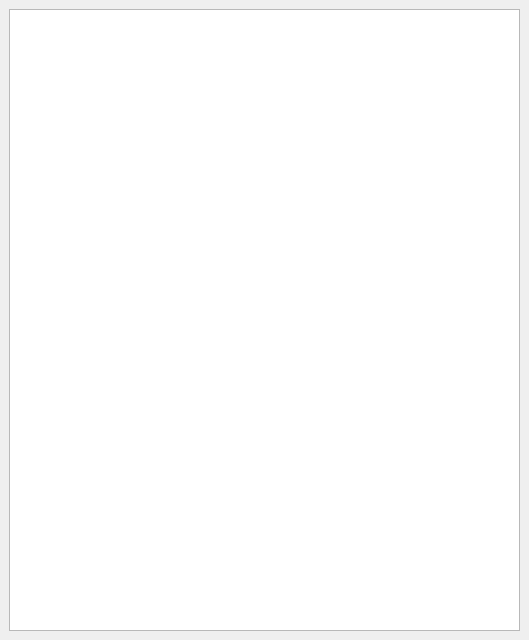
<?xml version="1.0" encoding="UTF-8"?>
<ui version="4.0">
 <class>LibBrowser</class>
 <widget class="QDockWidget" name="LibBrowser">
  <property name="geometry">
   <rect>
    <x>0</x>
    <y>0</y>
    <width>529</width>
    <height>640</height>
   </rect>
  </property>
  <property name="windowTitle">
   <string>Library browser</string>
  </property>
  <widget class="QWidget" name="dockWidgetContents">
   <layout class="QHBoxLayout" name="horizontalLayout">
    <item>
     <widget class="QTreeView" name="libTreeView"/>
    </item>
   </layout>
  </widget>
 </widget>
 <resources/>
 <connections/>
</ui>
